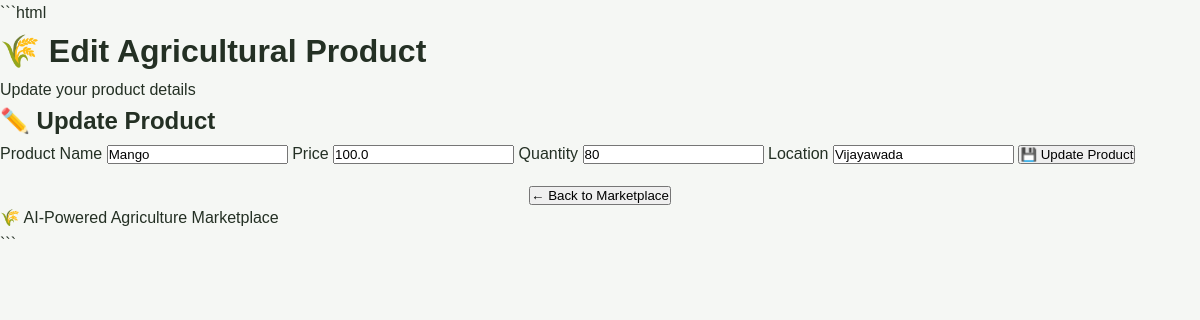
The page /edit-product/2 (signed in) on the database its author committed.
### tables this page shows
CREATE TABLE products (
            id INTEGER PRIMARY KEY AUTOINCREMENT,
            name TEXT NOT NULL,
            price REAL NOT NULL,
            quantity TEXT NOT NULL,
            location TEXT NOT NULL,
            farmer_id INTEGER NOT NULL,
            FOREIGN KEY (farmer_id)
            REFERENCES farmers(id)
        );

### backend/app.py (the view)
@app.route("/edit-product/<int:product_id>")
def edit_product(product_id):
    if "farmer_id" not in session:
        return redirect("/login")
    connection = get_db_connection()
    product = connection.execute("""
        SELECT *
        FROM products
        WHERE id = ?
        AND farmer_id = ?
    """, (
        product_id,
        session["farmer_id"]
    )).fetchone()
    connection.close()
    if product is None:
        return "Product not found or access denied.", 404
    return render_template(
        "edit_product.html",
        product=product
    )

### backend/app.py (called while the page is built)
def get_db_connection():
    connection = sqlite3.connect(DATABASE)
    connection.row_factory = sqlite3.Row
    return connection

### templates/edit_product.html (shortened to what this page needs)
<!DOCTYPE html>
<html lang="en">
<head>
    <link rel="stylesheet"
          href="{{ url_for('static', filename='style.css') }}">
</head>
<body>
    <header>
        <h1>🌾 Edit Agricultural Product</h1>
        <p>Update your product details</p>
    </header>
    <main>
        <section>
            <h2>✏️ Update Product</h2>
            <form
                action="/update-product/{{ product.id }}"
                method="POST"
            >
                <label for="name">
                    Product Name
                </label>
                <input
                    type="text"
                    id="name"
                    name="name"
                    value="{{ product.name }}"
                    required
                >
                <label for="price">
                    Price
                </label>
                <input
                    type="number"
                    id="price"
                    name="price"
                    value="{{ product.price }}"
                    required
                >
                <label for="quantity">
                    Quantity
                </label>
                <input
                    type="text"
                    id="quantity"
                    name="quantity"
                    value="{{ product.quantity }}"
                    required
                >
                <label for="location">
                    Location
                </label>
                <input
                    type="text"
                    id="location"
                    name="location"
                    value="{{ product.location }}"
                    required
                >
                <button type="submit">
                    💾 Update Product
                </button>
            </form>
            <div style="text-align:center; margin-top:20px;">
                <a href="/">
                    <button type="button">
                        ← Back to Marketplace
                    </button>
                </a>
            </div>
        </section>
    </main>
    <footer>
        <p>
            🌾 AI-Powered Agriculture Marketplace
        </p>
    </footer>
</body>
</html>

### static/style.css (style rules this page uses)
* { margin: 0; padding: 0; box-sizing: border-box; }
html { width: 100%; overflow-x: hidden; scroll-behavior: smooth; }
body { width: 100%; min-width: 0; font-family: Arial, Helvetica, sans-serif; background: #f5f7f4; color: #243024; line-height: 1.6; overflow-x: hidden; }
a { text-decoration: none; }
button, input, select { font-family: inherit; }

### rows shown on the page
products: name "Mango", price "100.0", quantity "80", location "Vijayawada"
